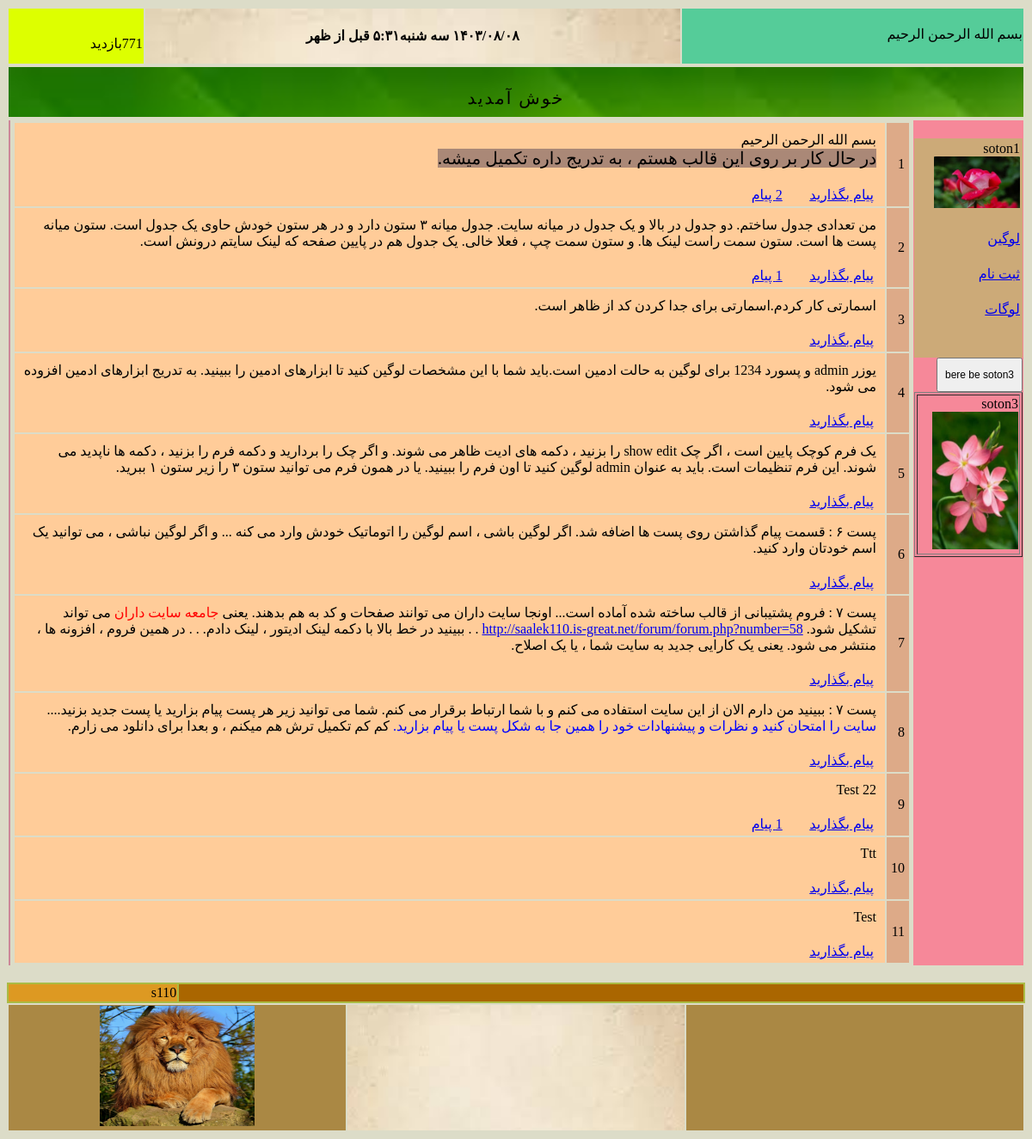
The page / on the database its author committed.
### tables this page shows
CREATE TABLE `s110_texts` (
  `number` int(11) NOT NULL,
  `comment` varchar(50) NOT NULL,
  `my_text` varchar(600) NOT NULL
);

CREATE TABLE `s110_posts` (
  `number` bigint(20) NOT NULL,
  `news` text NOT NULL,
  `the_date` varchar(30) NOT NULL,
  `the_week` varchar(20) NOT NULL,
  `the_hour` varchar(30) NOT NULL
);

### tools/jdf.php (called while the page is built, shortened)
<?php
function jdate($format, $timestamp = '', $none = '', $time_zone = 'Asia/Tehran', $tr_num = 'fa') {
  $T_sec = 0;
  $ts = $T_sec + (($timestamp === '') ? time() : tr_num($timestamp));
  $date = explode('_', date('H_i_j_n_O_P_s_w_Y', $ts));
  list($j_y, $j_m, $j_d) = gregorian_to_jalali($date[8], $date[3], $date[2]);
  $sl = strlen($format);
  $out = '';
  for ($i = 0; $i < $sl; $i++) {
    $sub = substr($format, $i, 1);
    switch ($sub) {
      case 'B':
      case 'e':
      case 'g':
      case 'G':
      case 'h':
      case 'I':
      case 'T':
      case 'u':
      case 'Z':
        $out .= date($sub, $ts);
        break;
      case 'A':
        $out .= ($date[0] < 12) ? 'قبل از ظهر' : 'بعد از ظهر';
        break;
      case 'd':
        $out .= ($j_d < 10) ? '0' . $j_d : $j_d;
        break;
      case 'i':
        $out .= $date[1];
        break;
      case 'l':
        $out .= jdate_words(array('rh' => $date[7]), ' ');
        break;
      case 'm':
        $out .= ($j_m > 9) ? $j_m : '0' . $j_m;
        break;
      case 'Y':
        $out .= $j_y;
        break;
      default:
        $out .= $sub;
    }
  }
  return ($tr_num != 'en') ? tr_num($out, 'fa', '.') : $out;
}
function tr_num($str, $mod = 'en', $mf = '٫') {
  $num_a = array('0', '1', '2', '3', '4', '5', '6', '7', '8', '9', '.');
  $key_a = array('۰', '۱', '۲', '۳', '۴', '۵', '۶', '۷', '۸', '۹', $mf);
  return ($mod == 'fa') ? str_replace($num_a, $key_a, $str) : str_replace($key_a, $num_a, $str);
}
function jdate_words($array, $mod = '') {
  foreach ($array as $type => $num) {
    $num = (int) tr_num($num);
    switch ($type) {
      case 'rh':
        $key = array('یکشنبه', 'دوشنبه', 'سه شنبه', 'چهارشنبه', 'پنجشنبه', 'جمعه', 'شنبه');
        $array[$type] = $key[$num];
        break;
    }
  }
  return ($mod === '') ? $array : implode($mod, $array);
}
function gregorian_to_jalali($gy, $gm, $gd, $mod = '') {
   list($gy, $gm, $gd) = explode('_', tr_num($gy . '_' . $gm . '_' . $gd));
  $g_d_m = array(0, 31, 59, 90, 120, 151, 181, 212, 243, 273, 304, 334);
  $gy2 = ($gm > 2) ? ($gy + 1) : $gy;
  $days = 355666 + (365 * $gy) + ((int) (($gy2 + 3) / 4)) - ((int) (($gy2 + 99) / 100)) + ((int) (($gy2 + 399) / 400)) + $gd + $g_d_m[$gm - 1];
  $jy = -1595 + (33 * ((int) ($days / 12053)));
  $days %= 12053;
  $jy += 4 * ((int) ($days / 1461));
  $days %= 1461;
  if ($days < 186) {
    $jm = 1 + (int) ($days / 31);
    $jd = 1 + ($days % 31);
  } else {
    $jm = 7 + (int) (($days - 186) / 30);
    $jd = 1 + (($days - 186) % 30);
  }
  return ($mod == '') ? array($jy, $jm, $jd) : $jy . $mod . $jm . $mod . $jd;
}

### parts_of_index/show_posts.php (the view, shortened to what this page needs)
<?php
    mysqli_set_charset($ccoonn, "utf8");
 $sql = "SELECT * FROM s110_posts";
  $result = mysqli_query($ccoonn ,$sql);
   echo"<center>";
    echo"<table border=0>";
        while($info = mysqli_fetch_array( $result))
               {
            $my_number=$info['number'];
    echo"<tr>";
 echo'<td id="sotone_shomareh_post">';
 echo $info["number"];   echo"</td>";
include"parts_of_index/my_str_replace.php";
 echo'<td id="sotone_matne_post">';
echo $info['news'];
echo'<table border=0>';
echo'<tr>';
 echo'<td id="sotone_payam_bezarid">';
$str=writeMsg(32);
    echo '<a href="msg/a_write_msg.php?number='.$my_number.'">'.$str.'</a>';
echo'</td>';
 echo'<td id="sotone_chand_nazar">';
  $tedad=msg_cont($ccoonn , $my_number );
 if (   $tedad> 0)
 {
     $str=writeMsg(33);
 $ebarat= $tedad." ".$str;
    echo "<a href='msg/show_msgs.php?number=$my_number'>$ebarat</a>";
 }
 echo'</td>';
  echo'<td id="sotone_dokmeye_edit">';
      $value=my_setting("show_edit");
echo'</td>'; echo'</tr>';echo'</table>';
echo"</td>";
          echo"</tr>";
 }
 echo"</table>";
  echo"</center>";
                                                                 ?>

### index.php (shortened to what this page needs)
<!DOCTYPE html>
<!DOCTYPE html PUBLIC "-//W3C//DTD XHTML 1.0 Transitional//EN" "http://www.w3.org/TR/xhtml1/DTD/xhtml1-transitional.dtd">
<html dir="rtl">
<head>
</head>
<body>
       <?php
    require "base/ccoonn.php";
     include "functions/functions.php";
     require_once "tools/jdf.php";
    mysqli_set_charset($ccoonn, "utf8");
                $hour= jdate('g:i A');
                $the_week=jdate('l');
              $the_date=jdate('Y/m/d ');
 echo'<table id="bala_tarin_table">';
echo'<tr>';
 echo'<td id="soton1_az_table_aval">';
 $str=writeMsg(21) ;
echo $str;
  ?>
      <?php
echo'</td>';
 echo'<td id="soton2_az_table_aval">';
echo"<center><h4>".$the_date.$the_week.$hour."</h4></center>";
echo'</td>';
 echo'<td id="soton3_az_table_aval">';
$count=counter("index");
 $str=writeMsg(12);
 echo $count;
   echo $str;
echo'</td>';
echo'</tr>';
echo'</table>';
 echo'<table id="table_e_satre_dovom">';
echo'<tr>';
 echo'<td id="sotone_table_dovom">';
echo'</td>';
echo'</tr>';
echo'</table>';
 echo'<table id="table_bozorge_vasate_safeh">';
echo'<tr>';
 echo'<td id="sotone_avale_table_bozorge_vasat_safhe">';
 echo'<table id="table_e_soton_1">';
echo'<tr>';
echo'<td>';
echo'soton1';
echo'<img src="images/flower2.jpg" alt="robot" width="100" height="60"/>';
echo'</td>';
echo'</tr>';
echo'<tr>';
echo'<td>';
 $str=writeMsg(13) ;
 echo'<a href="login/login.php">'.$str.'</a>';
 echo'</td>';
echo'</tr>';
echo'<tr>';
echo'<td>';
 $str=writeMsg(14) ;
  echo'<a href="login/register.php">'.$str.'</a>';
   echo'</td>';
   echo'</tr>';
echo'<tr>';
echo'<td>';
 $str=writeMsg(17) ;
  echo'<a href="login/logout.php">'.$str.'</a>';
     echo'</td>';
     echo'</tr>';
echo'<tr>';
echo'<td>';
echo'</td>';
echo'</tr>';
echo'<tr>';
echo'<td>';
echo'</td>';
echo'</tr>';
echo'</tr>';
echo'</table>';
	  $value=my_setting("soton3");
	  if ($value=="under-soton-1")
{
 ?>
 <form id='myform' action="<?php echo $_SERVER['PHP_SELF']; ?>"  method = 'POST'>
 <input type="submit" name='action_soton1' value="bere be soton3" style=" font-size:12px; height:40px; width:100px">
      </form>
 <?php
 }
      if ($value=="under-soton-1")
   include "parts_of_index/soton3.php";
echo'<td>';
   include "parts_of_index/show_posts.php";
echo'</td>';
 echo'<td id="sotone_sevome_table_bozorge_vasat_safhe">';
 ?>
 <?php
echo'</td>';
           echo"<br>";
 echo'<table id="avalin_table_e_footer">';
echo'<tr>';
 echo'<td id="sotone_avale_table_avale_footer">';
echo'</td>';
 echo'<td id="sotone_dovome_table_avale_footer">';
echo"s110";
echo'</td>';
echo'</tr>';
echo'</table>';
 echo'<table id="dovomin_table_e_footer">';
echo'<tr>';
 echo'<td id="sotone_avale_table_dovome_footer">';
 ?>
 <?php
 echo'</td>';
  echo'<td id="sotone_dovome_table_dovome_footer">';
 ?>
 <?php
   echo'</td>';
    echo'<td id="sotone_sevome_table_dovome_footer">';
   echo'<img src="images/lion.jpg" alt="lion" width="180" height="140"/>';
 echo'</td>';
 echo'</tr>';
echo'</table>';
?>
</body>
</html>

### parts_of_index/my_str_replace.php
<?php
if (isset ($info['news']) )
{
     $info['news']=str_replace("qz","'",$info['news']);
     $info['news']=str_replace("[Img]","<img src='",$info['news']);
     $info['news']=str_replace("[/Img]","'>",$info['news']);
     $info['news']=str_replace("[Url]","<a href='",$info['news']);
     $info['news']=str_replace("[Url_m]","'>",$info['news']);
     $info['news']=str_replace("[/Url]","</a>",$info['news']);
     $info['news']=str_replace("[center]","<center>",$info['news']);
     $info['news']=str_replace("[/center]","</center>",$info['news']);
     $info['news']=str_replace("[left]","<div style='text-align: left;'>",$info['news']);
     $info['news']=str_replace("[/left]","</div>",$info['news']);
     $info['news']=str_replace("[right]","<div style='text-align: right;'>",$info['news']);
     $info['news']=str_replace("[/right]","</div>",$info['news']);
     $info['news']=str_replace("[red]","<span style='color: Red'>",$info['news']);
     $info['news']=str_replace("[/red]","</span>",$info['news']);
     $info['news']=str_replace("[blue]","<span style='color: Blue'>",$info['news']);
     $info['news']=str_replace("[/blue]","</span>",$info['news']);
     $info['news']=str_replace("[color]","<span style='color:",$info['news']);
     $info['news']=str_replace("[bgcolor]","<span style='background-color:",$info['news']);
     $info['news']=str_replace("[color_m]","'>",$info['news']);
     $info['news']=str_replace("[/color]","</span>",$info['news']);
     $info['news']=str_replace("imagenumber=","<img src='http://victory.rf.gd/web/images/attachs/f",$info['news']);
          $info['news']=str_replace("size=100",".jpg' width='100' height='auto'>",$info['news']);
               $info['news']=str_replace("size=150",".jpg' width='150' height='auto'>",$info['news']);
     $info['news']=str_replace("size=200",".jpg' width='200' height='auto'>",$info['news']);
          $info['news']=str_replace("size=250",".jpg' width='250' height='auto'>",$info['news']);
        $info['news']=str_replace("size=300",".jpg' width='300' height='auto'>",$info['news']);
        $info['news']=str_replace("size=350",".jpg' width='350' height='auto'>",$info['news']);
     $info['news']=str_replace("size=400",".jpg' width='400' height='auto'>",$info['news']);
          $info['news']=str_replace("size=450",".jpg' width='450' height='auto'>",$info['news']);
             $info['news']=str_replace("size=500",".jpg' width='500' height='auto'>",$info['news']);
             $info['news']=str_replace("size=550",".jpg' width='550' height='auto'>",$info['news']);
     $info['news']=str_replace("size=600",".jpg' width='600' height='auto'>",$info['news']);
     $info['news']=str_replace("size=650",".jpg' width='650' height='auto'>",$info['news']);
       $info['news']=str_replace("size=700",".jpg' width='700' height='auto'>",$info['news']);
         $info['news']=str_replace("size=750",".jpg' width='750' height='auto'>",$info['news']);
     $info['news']=str_replace("size=800",".jpg' width='800' height='auto'>",$info['news']);
    $info['news']=str_replace("☆☆☆☆T","",$info['news']);
       $info['news']=str_replace("pngnumber=","<img src='http://victory.rf.gd/web/images/attachs/png/f",$info['news']);
          $info['news']=str_replace("sizep=100",".png' width='100' height='auto'>",$info['news']);
               $info['news']=str_replace("sizep=150",".png' width='150' height='auto'>",$info['news']);
     $info['news']=str_replace("sizep=200",".png' width='200' height='auto'>",$info['news']);
          $info['news']=str_replace("sizep=250",".png' width='250' height='auto'>",$info['news']);
        $info['news']=str_replace("sizep=300",".png' width='300' height='auto'>",$info['news']);
        $info['news']=str_replace("sizep=350",".png' width='350' height='auto'>",$info['news']);
     $info['news']=str_replace("sizep=400",".png' width='400' height='auto'>",$info['news']);
          $info['news']=str_replace("sizep=450",".png' width='450' height='auto'>",$info['news']);
             $info['news']=str_replace("sizep=500",".png' width='500' height='auto'>",$info['news']);
             $info['news']=str_replace("sizep=550",".png' width='550' height='auto'>",$info['news']);
     $info['news']=str_replace("sizep=600",".png' width='600' height='auto'>",$info['news']);
     $info['news']=str_replace("sizep=650",".png' width='650' height='auto'>",$info['news']);
       $info['news']=str_replace("sizep=700",".png' width='700' height='auto'>",$info['news']);
         $info['news']=str_replace("sizep=750",".png' width='750' height='auto'>",$info['news']);
     $info['news']=str_replace("sizep=800",".png' width='800' height='auto'>",$info['news']);
    $info['news']=str_replace("☆☆☆☆T","",$info['news']);
       $info['news']=str_replace("[font5]","<div style='font-size:5px;'>",$info['news']);
       $info['news']=str_replace("[font10]","<div style='font-size:10px;'>",$info['news']);
       $info['news']=str_replace("[font20]","<div style='font-size:20px;'>",$info['news']);
       $info['news']=str_replace("[font30]","<div style='font-size:30px;'>",$info['news']);
     $info['news']=str_replace("[font40]","<div style='font-size:40px;'>",$info['news']);
     $info['news']=str_replace("[font50]","<div style='font-size:50px;'>",$info['news']);
     $info['news']=str_replace("[font60]","<div style='font-size:60px;'>",$info['news']);
       $info['news']=str_replace("[font70]","<div style='font-size:70px;'>",$info['news']);
     $info['news']=str_replace("[font80]","<div style='font-size:80px;'>",$info['news']);
     $info['news']=str_replace("[font90]","<div style='font-size:90px;'>",$info['news']);
     $info['news']=str_replace("[font100]","<div style='font-size:100px;'>",$info['news']);
     $info['news']=str_replace("[font150]","<div style='font-size:150px;'>",$info['news']);
     $info['news']=str_replace("[font200]","<div style='font-size:200px;'>",$info['news']);
     $info['news']=str_replace("[font250]","<div style='font-size:250px;'>",$info['news']);
     $info['news']=str_replace("[font300]","<div style='font-size:300px;'>",$info['news']);
     $info['news']=str_replace("[font350]","<div style='font-size:350px;'>",$info['news']);
     $info['news']=str_replace("[font400]","<div style='font-size:400px;'>",$info['news']);
       $info['news']=str_replace("[/font]","</div>",$info['news']);
}
     ?>

### rows shown on the page
s110_texts: my_text "بسم الله الرحمن الرحیم"
s110_texts: my_text "بازدید"
s110_texts: my_text "لوگین"
s110_texts: my_text "ثبت نام"
s110_texts: my_text "لوگات"
s110_posts: number "1", news "بسم الله الرحمن الرحیم در حال کار بر روی این قالب هستم ، به تدریج داره تکمیل میشه.", s110_texts.my_text "پیام بگذارید", s110_texts.my_text "2 پیام"
s110_posts: number "2", news "من تعدادی جدول ساختم. دو جدول در بالا و یک جدول در میانه سایت. جدول میانه ۳ ستون دارد و در هر ستون خودش حاوی یک جدول است. ستون میانه پست ها است. ستون سمت راست لینک ها. و ستون سمت چپ ، فعلا خالی. یک جدول هم در پایین صفحه که لینک سایتم درونش است.", s110_texts.my_text "پیام بگذارید", s110_texts.my_text "1 پیام"
s110_posts: number "3", news "اسمارتی کار کردم.اسمارتی برای جدا کردن کد از ظاهر است.", s110_texts.my_text "پیام بگذارید"
s110_posts: number "4", news "یوزر admin و پسورد 1234 برای لوگین به حالت ادمین است.باید شما با این مشخصات لوگین کنید تا ابزارهای ادمین را ببینید. به تدریج ابزارهای ادمین افزوده می شود.", s110_texts.my_text "پیام بگذارید"
s110_posts: number "5", news "یک فرم کوچک پایین است ، اگر چک show edit را بزنید ، دکمه های ادیت ظاهر می شوند. و اگر چک را بردارید و دکمه فرم را بزنید ، دکمه ها ناپدید می شوند. این فرم تنظیمات است. باید به عنوان admin لوگین کنید تا اون فرم را ببینید. یا در همون فرم می توانید ستون ۳ را زیر ستون ۱ ببرید.", s110_texts.my_text "پیام بگذارید"
s110_posts: number "6", news "پست ۶ : قسمت پیام گذاشتن روی پست ها اضافه شد. اگر لوگین باشی ، اسم لوگین را اتوماتیک خودش وارد می کنه ... و اگر لوگین نباشی ، می توانید یک اسم خودتان وارد کنید.", s110_texts.my_text "پیام بگذارید"
s110_posts: number "7", news "پست ۷ : فروم پشتیبانی از قالب ساخته شده آماده است... اونجا سایت داران می توانند صفحات و کد به هم بدهند. یعنی جامعه سایت داران می تواند تشکیل شود. http://saalek110.is-great.net/forum/forum.php?number=58 . . ببینید در خط بالا با دکمه لینک ادیتور ، لینک دادم. . . در همین فروم ، افزونه ها ، منتشر می شود. یعنی یک کارایی جدید به سایت شما ، یا یک اصلاح.", s110_texts.my_text "پیام بگذارید"
s110_posts: number "8", news "پست ۷ : ببینید من دارم الان از این سایت استفاده می کنم و با شما ارتباط برقرار می کنم. شما می توانید زیر هر پست پیام بزارید یا پست جدید بزنید.... سایت را امتحان کنید و نظرات و پیشنهادات خود را همین جا به شکل پست یا پیام بزارید. کم کم تکمیل ترش هم میکنم ، و بعدا برای دانلود می زارم.", s110_texts.my_text "پیام بگذارید"
s110_posts: number "9", news "Test 22", s110_texts.my_text "پیام بگذارید", s110_texts.my_text "1 پیام"
s110_posts: number "10", news "Ttt", s110_texts.my_text "پیام بگذارید"
s110_posts: number "11", news "Test", s110_texts.my_text "پیام بگذارید"

### other values the page prints
$the_week "سه شنبه"
$hour "۵:۳۱ قبل از ظهر"
$count "771"
$str "خوش آمدید"
